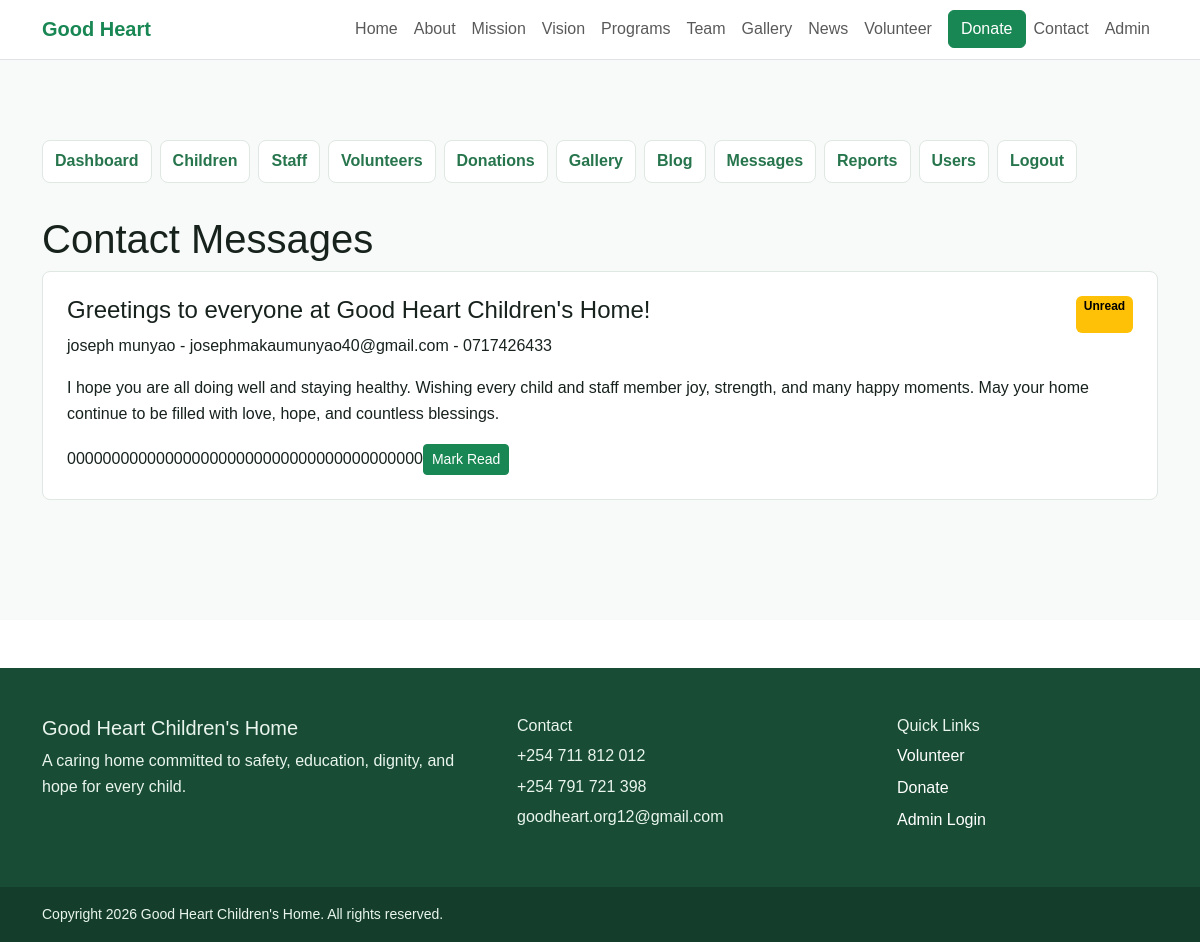
Screenshot of /admin/messages (signed in) with the database file from the repository.
### app/models.py (models this page shows)
class TimestampMixin:
    created_at = db.Column(db.DateTime, default=datetime.utcnow, nullable=False)
    updated_at = db.Column(
        db.DateTime, default=datetime.utcnow, onupdate=datetime.utcnow, nullable=False
    )

class ContactMessage(TimestampMixin, db.Model):
    __tablename__ = "contact_messages"
    id = db.Column(db.Integer, primary_key=True)
    name = db.Column(db.String(120), nullable=False)
    email = db.Column(db.String(160), nullable=False)
    phone = db.Column(db.String(40))
    subject = db.Column(db.String(160), nullable=False)
    message = db.Column(db.Text, nullable=False)
    is_read = db.Column(db.Boolean, default=False, nullable=False)

### app/routes.py (the view)
@main_bp.route("/admin/messages")
@admin_required
def admin_messages():
    messages = ContactMessage.query.order_by(ContactMessage.created_at.desc()).all()
    return render_template("admin/messages.html", messages=messages, title="Contact Messages")

### app/models.py (called while the page is built)
@login_manager.user_loader
def load_user(user_id):
    return User.query.get(int(user_id))

### app/routes.py (called while the page is built)
@main_bp.app_context_processor
def inject_contact():
    return {"contact_info": CONTACT, "current_year": datetime.utcnow().year}

def admin_required(view):
    @wraps(view)
    @login_required
    def wrapped(*args, **kwargs):
        if not current_user.is_active_admin:
            abort(403)
        return view(*args, **kwargs)
    return wrapped

### app/templates/admin/messages.html
{% extends "base.html" %}
{% block content %}
<section class="section admin-section">
    <div class="container">{% include "admin/_nav.html" %}<h1>Contact Messages</h1>{% for message in messages %}<article
            class="list-item">
            <div class="d-flex justify-content-between gap-3">
                <h2 class="h4">{{ message.subject }}</h2><span
                    class="badge {{ 'text-bg-success' if message.is_read else 'text-bg-warning' }}">{{ "Read" if
                    message.is_read else "Unread" }}</span>
            </div>
            <p>{{ message.name }} - {{ message.email }}{% if message.phone %} - {{ message.phone }}{% endif %}</p>
            <p>{{ message.message }}</p>{% if not message.is_read %}<form method="post"
                action="{{ url_for('main.mark_message_read', message_id=message.id) }}">{{ csrf_token() }}<button
                    class="btn btn-sm btn-success">Mark Read</button></form>{% endif %}
        </article>{% else %}<p>No contact messages yet.</p>{% endfor %}</div>
</section>
{% endblock %}

### app/templates/base.html (shortened to what this page needs)
<!doctype html>
<html lang="en">
<head>
    <link href="https://cdn.jsdelivr.net/npm/bootstrap@5.3.3/dist/css/bootstrap.min.css" rel="stylesheet">
    <link rel="stylesheet" href="{{ url_for('static', filename='css/style.css') }}">
</head>
<body>
    <nav class="navbar navbar-expand-lg navbar-light bg-white border-bottom sticky-top">
        <div class="container">
            <a class="navbar-brand fw-bold text-success" href="{{ url_for('main.home') }}">Good Heart</a>
            <div class="collapse navbar-collapse" id="mainNav">
                <ul class="navbar-nav ms-auto align-items-lg-center">
                    <li class="nav-item"><a class="nav-link" href="{{ url_for('main.home') }}">Home</a></li>
                    <li class="nav-item"><a class="nav-link" href="{{ url_for('main.about') }}">About</a></li>
                    <li class="nav-item"><a class="nav-link" href="{{ url_for('main.mission') }}">Mission</a></li>
                    <li class="nav-item"><a class="nav-link" href="{{ url_for('main.vision') }}">Vision</a></li>
                    <li class="nav-item"><a class="nav-link" href="{{ url_for('main.programs') }}">Programs</a></li>
                    <li class="nav-item"><a class="nav-link" href="{{ url_for('main.team') }}">Team</a></li>
                    <li class="nav-item"><a class="nav-link" href="{{ url_for('main.gallery') }}">Gallery</a></li>
                    <li class="nav-item"><a class="nav-link" href="{{ url_for('main.news_events') }}">News</a></li>
                    <li class="nav-item"><a class="nav-link" href="{{ url_for('main.volunteer') }}">Volunteer</a></li>
                    <li class="nav-item"><a class="btn btn-success ms-lg-2" href="{{ url_for('main.donate') }}">Donate</a></li>
                    <li class="nav-item"><a class="nav-link" href="{{ url_for('main.contact') }}">Contact</a></li>
                    {% if current_user.is_authenticated %}
                        <li class="nav-item"><a class="nav-link" href="{{ url_for('main.admin_dashboard') }}">Admin</a></li>
                    {% endif %}
                </ul>
            </div>
        </div>
    </nav>
    <main>
        {% block content %}{% endblock %}
    </main>
    <footer class="footer mt-5">
        <div class="container py-5">
            <div class="row g-4">
                <div class="col-md-5">
                    <h2 class="h5">{{ contact_info.name }}</h2>
                    <p class="mb-0">A caring home committed to safety, education, dignity, and hope for every child.</p>
                </div>
                <div class="col-md-4">
                    <h3 class="h6">Contact</h3>
                    <p class="mb-1">{{ contact_info.phones[0] }}</p>
                    <p class="mb-1">{{ contact_info.phones[1] }}</p>
                    <p class="mb-0">{{ contact_info.email }}</p>
                </div>
                <div class="col-md-3">
                    <h3 class="h6">Quick Links</h3>
                    <a href="{{ url_for('main.volunteer') }}">Volunteer</a>
                    <a href="{{ url_for('main.donate') }}">Donate</a>
                    <a href="{{ url_for('auth.login') }}">Admin Login</a>
                </div>
            </div>
        </div>
        <div class="footer-bottom py-3">
            <div class="container small">Copyright {{ current_year or 2026 }} Good Heart Children's Home. All rights reserved.</div>
        </div>
    </footer>
</body>
</html>

### app/templates/admin/_nav.html
<div class="admin-nav">
    <a href="{{ url_for('main.admin_dashboard') }}">Dashboard</a>
    <a href="{{ url_for('main.admin_list', resource='children') }}">Children</a>
    <a href="{{ url_for('main.admin_list', resource='staff') }}">Staff</a>
    <a href="{{ url_for('main.admin_list', resource='volunteers') }}">Volunteers</a>
    <a href="{{ url_for('main.admin_list', resource='donations') }}">Donations</a>
    <a href="{{ url_for('main.admin_list', resource='gallery') }}">Gallery</a>
    <a href="{{ url_for('main.admin_list', resource='news') }}">Blog</a>
    <a href="{{ url_for('main.admin_messages') }}">Messages</a>
    <a href="{{ url_for('main.reports') }}">Reports</a>
    <a href="{{ url_for('main.admin_list', resource='users') }}">Users</a>
    <a href="{{ url_for('auth.logout') }}">Logout</a>
</div>

### app/static/css/style.css (style rules this page uses)
:root { --green: #27754d; --green-dark: #184c34; --gold: #e4a11b; --ink: #17221d; --muted: #5b6b62; --soft: #f3f8f5; --line: #dfe8e2; }
body { color: var(--ink); font-family: Arial, Helvetica, sans-serif; line-height: 1.65; }
a { color: var(--green); text-decoration: none; }
.section { padding: 5rem 0; }
.feature-card, .team-card, .form-panel, .info-panel, .list-item, .quote { border: 1px solid var(--line); border-radius: 8px; background: #fff; padding: 1.5rem; height: 100%; }
.admin-section { background: #f7faf8; min-height: 70vh; }
.admin-nav { display: flex; flex-wrap: wrap; gap: .5rem; margin-bottom: 2rem; }
.admin-nav a { display: inline-flex; align-items: center; min-height: 38px; border: 1px solid var(--line); border-radius: 8px; background: #fff; padding: .45rem .75rem; font-weight: 700; }
.footer { color: #e9f5ee; background: var(--green-dark); }
.footer a { display: block; color: #fff; margin-bottom: .35rem; }
.footer-bottom { background: rgba(0, 0, 0, .18); }

### rows the page displays
ContactMessage: subject "Greetings to everyone at Good Heart Children's Home!", is_read "Unread", name "joseph munyao", email "josephmakaumunyao40@gmail.com", phone "0717426433", message "I hope you are all doing well and staying healthy. Wishing every child and staff member joy, strength, and many happy moments. May your home continue to be filled with love, hope, and countless blessings.", csrf_token "0000000000000000000000000000000000000000"

### other values shown
{{ contact_info.name }} "Good Heart Children's Home"
{{ contact_info.phones[0] }} "+254 711 812 012"
{{ contact_info.phones[1] }} "+254 791 721 398"
{{ contact_info.email }} "goodheart.org12@gmail.com"
